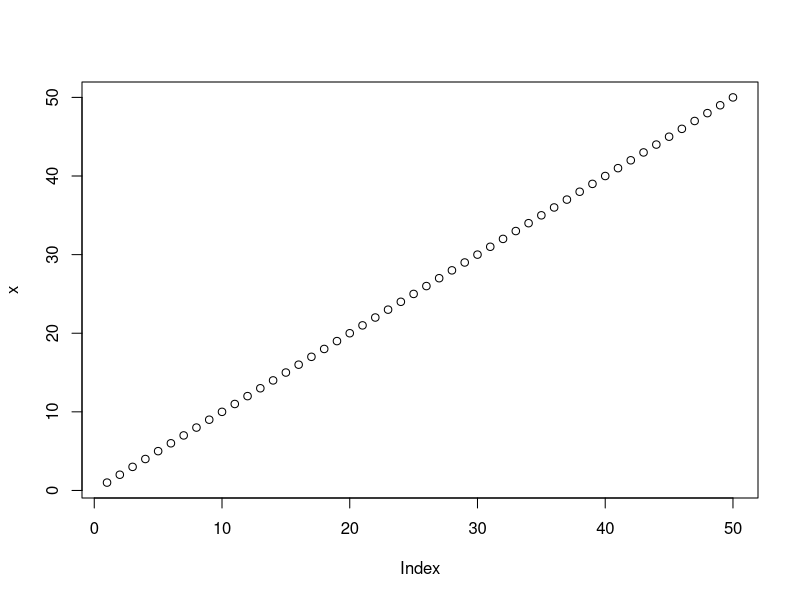
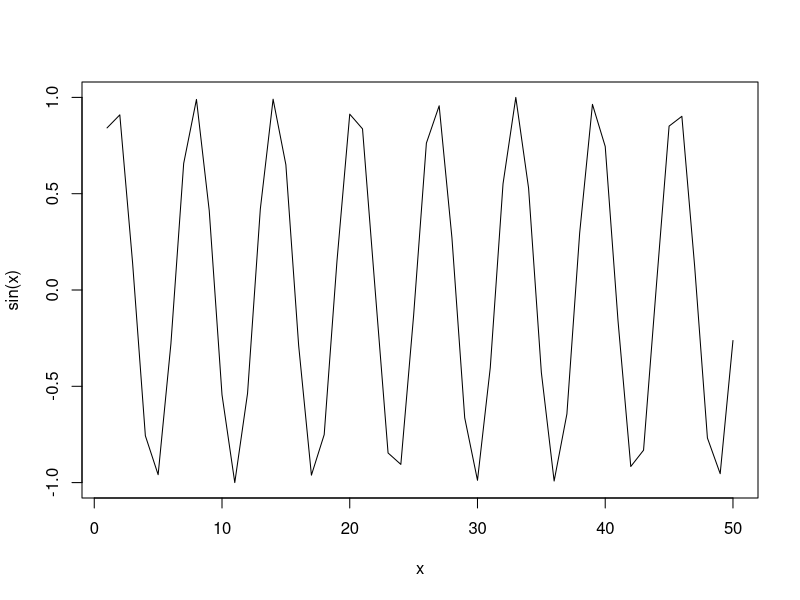
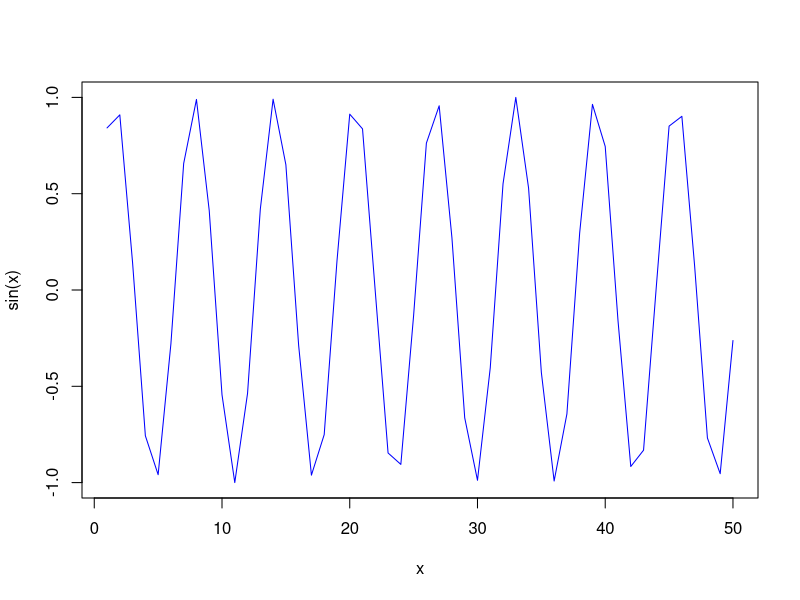
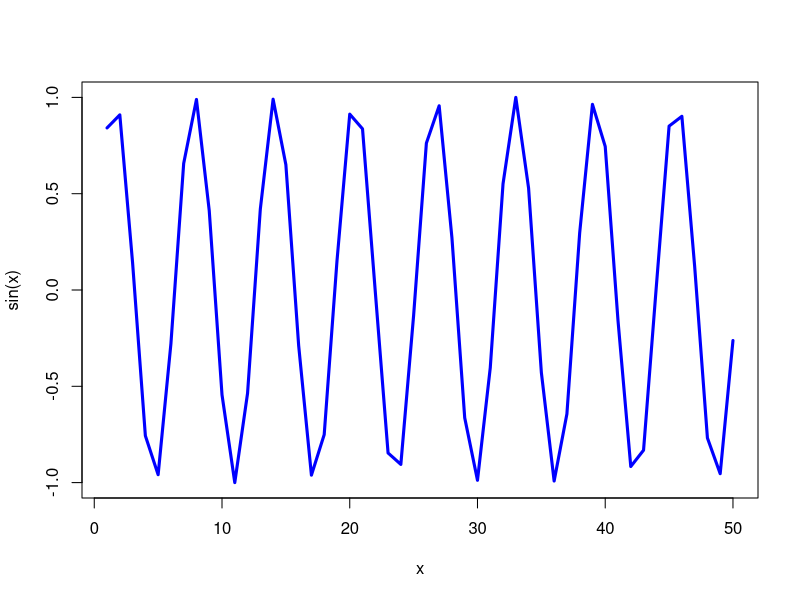

Here is the R script that generated these plots, in order:
# My first R script
x <- 1:50
plot(x)

plot(x, sin(x), typ="l")
plot(x, sin(x), typ="l", col="blue")
plot(x, sin(x), typ="l", col="blue", lwd=3)

